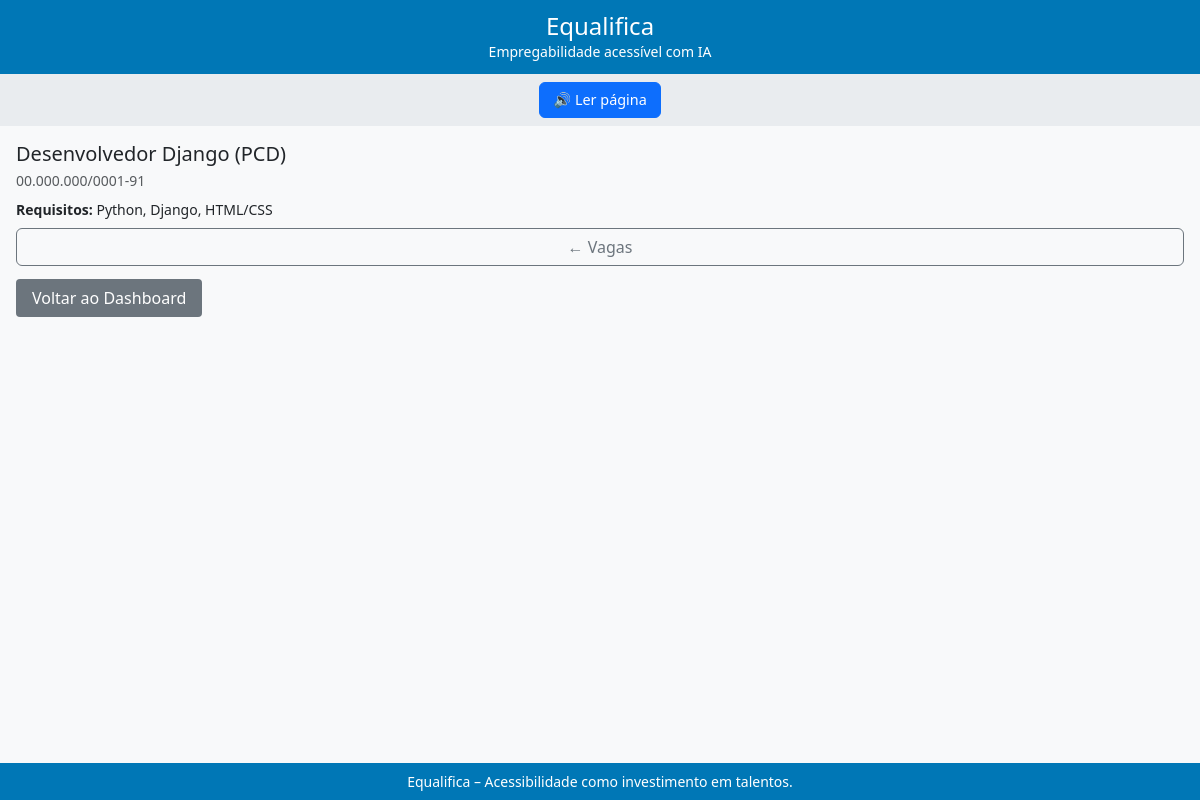
The app's page /vagas/1/ with its own data.
### recruitment/models.py (models this page shows, shortened)
class Vaga(BaseModel):
    titulo = models.CharField(max_length=200)
    descricao = models.TextField()
    requisitos = models.TextField()
    acessibilidade = models.JSONField(
        default=dict,
        help_text="Ex: {'libras': true, 'legendas': true, 'descricao_alt': true}"
    )
    cnpj_empresa = models.CharField(max_length=18)  # preenchido automaticamente
    class Meta:
        verbose_name = "Vaga"
        verbose_name_plural = "Vagas"

### recruitment/views.py (the view, shortened to what this page needs)
# urls.py: path('<int:id>/', views.vaga_detail, name='vaga_detail'),
def vaga_detail(request, id):
    vaga = get_object_or_404(Vaga, id=id)
    ja_candidatado = False
    tem_perfil_pcd = False
    return render(request, 'recruitment/vaga_detail.html', {
        'vaga': vaga,
        'ja_candidatado': ja_candidatado,
        'tem_perfil_pcd': tem_perfil_pcd
    })

### recruitment/templates/recruitment/vaga_detail.html (shortened to what this page needs)
{% extends 'base.html' %}
{% block content %}
<div class="d-flex flex-column h-100">
  <h5 class="mb-1">{{ vaga.titulo|truncatechars:50 }}</h5>
  <small class="text-muted mb-2">{{ vaga.cnpj_empresa }}</small>
  <div class="small mb-2">
    <strong>Requisitos:</strong> {{ vaga.requisitos|truncatewords:15 }}
  </div>
  <div class="mt-auto">
    <a href="{% url 'vagas_list' %}" class="btn btn-outline-secondary w-100">← Vagas</a>
    <div style="margin-top: 20px;">
        <a href="/pcd/dashboard/" style="background-color: #6c757d; color: white; padding: 8px 16px; text-decoration: none; border-radius: 4px;">Voltar ao Dashboard</a>
    </div>
  </div>
</div>
{% endblock %}

### templates/base.html (style rules this page uses)
body { background: #f8f9fa; font-family: 'Segoe UI', Arial, sans-serif; margin: 0; padding: 0; overflow-x: hidden; }

### records on screen
Vaga: titulo "Desenvolvedor Django (PCD)", cnpj_empresa "00.000.000/0001-91", requisitos "Python, Django, HTML/CSS"
